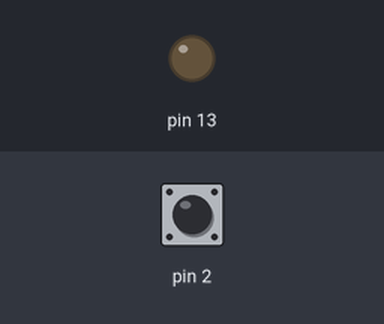
Bench run of a sketch on a simulated Arduino Uno, built with avr-gcc and run on an emulated ATmega328P. Parts: output pins drawn as LEDs (lit = HIGH). Inputs (shaded band) come from the test bench; at power-on: pin 2 HIGH.

Above: at 1.2 s.
1.3 s: pin 2 pulled LOW for 0.15 s
At 1.37 s:
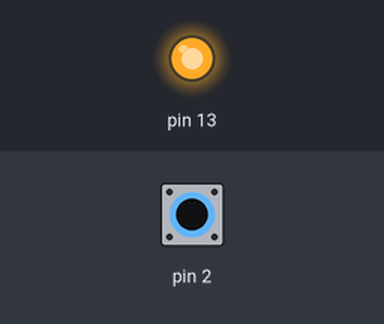
2.9 s: pin 2 pulled LOW for 3.2 s
At 6.9 s:
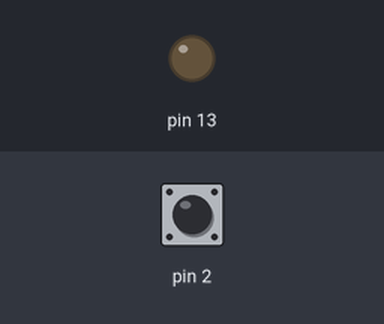
Timing chart, 0 to 8.4 s (numbered marks = the images above; inputs shaded):
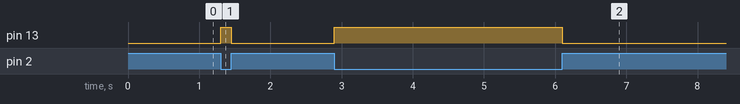

The sketch:

9_lampa_i_knopka.ino
```cpp
// схема https://rm-content.s3.amazonaws.com/57024268467568d777fa4a53/623356/upload-b05cc610-9175-11e6-85c6-95b0dea6d9af.png

void setup() {
  // put your setup code here, to run once:
  pinMode(13, OUTPUT);
  pinMode(2, INPUT_PULLUP);
}

void loop() {
  // put your main code here, to run repeatedly:
  boolean keyUp = digitalRead(2);
  if (!keyUp) {
    digitalWrite(13, 1);
  }
  else {
    digitalWrite(13, 0);
  }
}
```

Measured:
- after the input at 1.3 s, pin 13: LOW → HIGH at once, → LOW 0.15 s later
- after the input at 2.9 s, pin 13: LOW → HIGH at once, → LOW 3.2 s later
